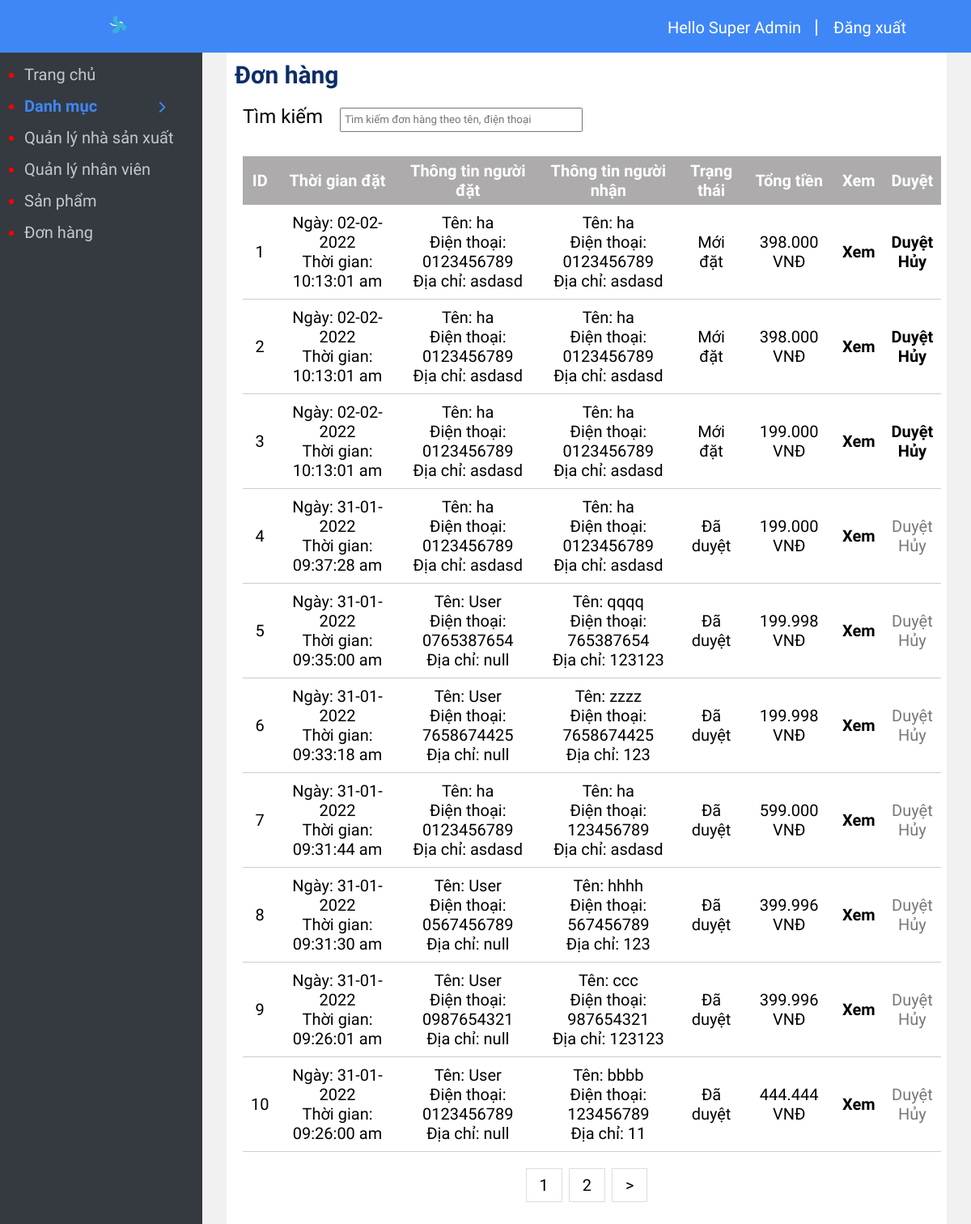
The app's page /admin/orders/index.php (signed in), older data.
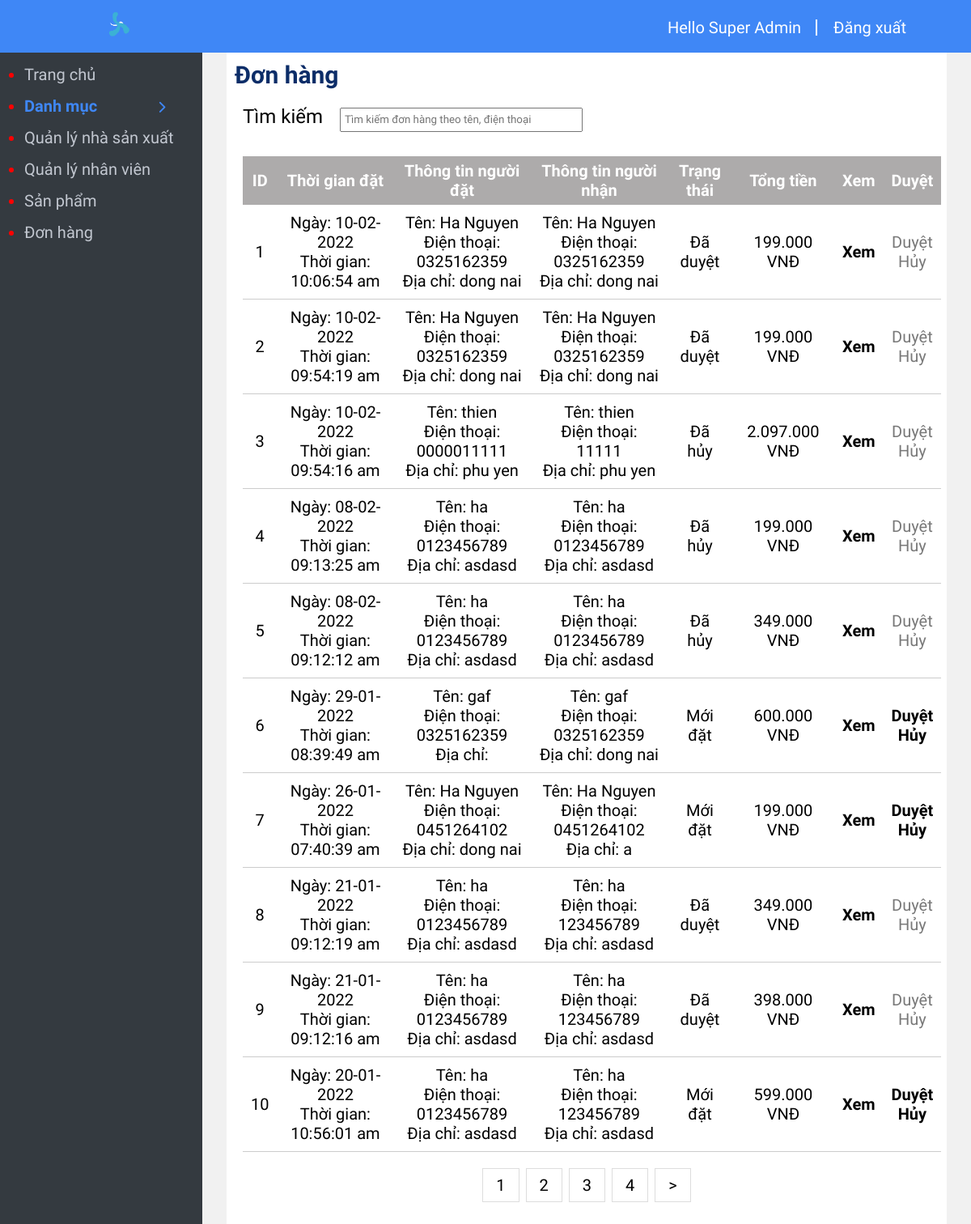
The same page, newer data.
### tables this page shows
CREATE TABLE `orders` (
  `id` int(11) NOT NULL,
  `time` timestamp NOT NULL DEFAULT CURRENT_TIMESTAMP ON UPDATE CURRENT_TIMESTAMP,
  `name_receive` varchar(50) NOT NULL,
  `phone_receive` varchar(11) NOT NULL,
  `address_receive` text NOT NULL,
  `note` text NOT NULL,
  `status` int(11) NOT NULL,
  `customer_id` int(11) NOT NULL,
  `total_price` float NOT NULL
);

CREATE TABLE `customer` (
  `id` int(11) NOT NULL,
  `name` varchar(50) NOT NULL,
  `gender` tinyint(1) DEFAULT NULL,
  `birthday` date DEFAULT NULL,
  `email` varchar(50) NOT NULL,
  `password` varchar(50) NOT NULL,
  `token` varchar(50) DEFAULT NULL,
  `phone` varchar(11) NOT NULL,
  `address` text NOT NULL
);

### admin/orders/index.php (the view, shortened to what this page needs)
<?php require'../menu_top.php'?>
<?php require '../connect.php';
$search='';
$count_orders="select count(*) from orders join customer on orders.customer_id=customer.id
where  phone like '%$search%' or name like '%$search%'
or customer.phone like '%$search%' or customer.name like '%$search%'
ORDER BY orders.time desc";
$array_orders=mysqli_query($connect,$count_orders);
$result_orders=mysqli_fetch_array($array_orders);
$number_orders=$result_orders['count(*)'];
$orders_number_in_page=10;
$page=ceil($number_orders/$orders_number_in_page);
$get_page=1;
$passed=$orders_number_in_page*($get_page-1);
$sql="select orders.*,customer.name,customer.phone,customer.address,LPAD(phone_receive, 10, '0') AS phone
from orders
join customer on orders.customer_id=customer.id
where  phone like '%$search%' or name like '%$search%'
or customer.phone like '%$search%' or customer.name like '%$search%'
ORDER BY orders.time desc
limit $orders_number_in_page offset $passed
";
$result=mysqli_query($connect,$sql);
?>
	<h2 style="padding: 10px; display: inline-block; color: #0c2d68;" >Đơn hàng</h2>
	<div style="padding: 10px 20px;">
		<form action="">
			<span style="font-size: 24px; ">Tìm kiếm</span>
		<input style="margin: 0 0 0 16px; width: 300px; height: 30px;"  type="search" name="search"
		value="<?php echo $search?>"  placeholder="Tìm kiếm đơn hàng theo tên, điện thoại">
	</form></div>
	<table>
		<tr>
			<th>ID</th>
			<th>Thời gian đặt</th>
			<th>Thông tin người đặt</th>
			<th>Thông tin người nhận</th>
			<th>Trạng thái</th>
			<th>Tổng tiền</th>
			<th>Xem</th>
			<th>Duyệt</th>
		</tr>
		<?php foreach ($result as $id => $each) { ?>
			<tr style="text-align:center;">
				<td><?php echo $id+1?></td>
				<td><?php
				$d=strtotime($each['time']);
				echo "Ngày: ". date("d-m-Y",$d) ."<br>";
				echo "Thời gian: " .date("h:i:s a",$d)
				?></td>
				<td>
					Tên: <?php echo $each['name']?>
					<br>
					Điện thoại: <?php echo $each['phone']?>
					<br>
					Địa chỉ: <?php echo $each['address']?>
				</td>
				<td>
					Tên: <?php echo $each['name_receive']?>
					<br>
					Điện thoại: <?php echo $each['phone_receive']?>
					<br>
					Địa chỉ: <?php echo $each['address_receive']?>
				</td>
				<td>
					<?php switch ($each['status']) {
						case '0':
							echo "Mới đặt";
							break;
						case '1':
							echo "Đã duyệt";
							break;
						case '2':
							echo "Đã hủy";
							break;
					} ?>
				</td>
				<td>
					<?php echo number_format($each['total_price'], 0, '', '.')?> VNĐ
				</td>
				<td>
					<a class="alter_style" href="detail.php?id=<?php echo $each['id']?>">Xem</a>
				</td>
				<?php if($each['status']==0){?>
				<td>
					<a  class="alter_style" href="update.php?id=<?php echo $each['id']?>&status=1">Duyệt</a>
					<br>
					<a class="alter_style" href="update.php?id=<?php echo $each['id']?>&status=2">Hủy</a>
				</td>
				<?php }else{  ?>
				<td>
						<span style="color:rgb(120, 120, 120);">Duyệt</span>
					<br>
						<span style="color:rgb(120, 120, 120);">Hủy</span>
				</td>
				<?php } ?>
			</tr>
		<?php } ?>
	</table>
<div class="pagination">
		<?php for($i=1;$i<=$page;$i++){ ?>
			<a href="?page=<?php echo $i?>&search=<?php echo $search?>">
				<?php echo $i?>
				</a>
		<?php } ?>
		<?php if($get_page<$page){
			$next=$get_page+1; ?>
		<a href="?page=<?php echo $next ?>&search=<?php echo $search?>">></a>
		<?php } ?>
</div>
<?php require'../menu_bottom.php'?>

Row changes from the older to the newer data that the page shows:
no longer on this page (row edited): orders: time "31-01-2022", time "09:35:00 am", customer.name "User", phone "0765387654", customer.address "null", name_receive "qqqq", phone_receive "765387654", address_receive "123123", status "Đã duyệt", total_price "199.998"
no longer on this page (row edited): orders: time "31-01-2022", time "09:33:18 am", customer.name "User", phone "7658674425", customer.address "null", name_receive "zzzz", phone_receive "7658674425", address_receive "123", status "Đã duyệt", total_price "199.998"
no longer on this page (row edited): orders: time "31-01-2022", time "09:31:30 am", customer.name "User", phone "0567456789", customer.address "null", name_receive "hhhh", phone_receive "567456789", address_receive "123", status "Đã duyệt", total_price "399.996"
no longer on this page (row edited): orders: time "31-01-2022", time "09:26:01 am", customer.name "User", phone "0987654321", customer.address "null", name_receive "ccc", phone_receive "987654321", address_receive "123123", status "Đã duyệt", total_price "399.996"
no longer on this page (row edited): orders: time "31-01-2022", time "09:26:00 am", customer.name "User", phone "0123456789", customer.address "null", name_receive "bbbb", phone_receive "123456789", address_receive "11", status "Đã duyệt", total_price "444.444"
added orders: time "10-02-2022", time "10:06:54 am", customer.name "Ha Nguyen", phone "0325162359", customer.address "dong nai", name_receive "Ha Nguyen", phone_receive "0325162359", address_receive "dong nai", status "Đã duyệt", total_price "199.000"
changed orders (number 2 of 10 on the later page): time "02-02-2022" → "10-02-2022"; time "10:13:01 am" → "09:54:19 am"; customer.name "ha" → "Ha Nguyen"; phone "0123456789" → "0325162359"; customer.address "asdasd" → "dong nai"; name_receive "ha" → "Ha Nguyen"; phone_receive "0123456789" → "0325162359"; address_receive "asdasd" → "dong nai"; total_price "398.000" → "199.000"; status "Mới đặt" → "Đã duyệt"
added orders: time "10-02-2022", time "09:54:16 am", customer.name "thien", phone "0000011111", customer.address "phu yen", name_receive "thien", phone_receive "11111", address_receive "phu yen", status "Đã hủy", total_price "2.097.000"
added orders: time "08-02-2022", time "09:13:25 am", customer.name "ha", phone "0123456789", customer.address "asdasd", name_receive "ha", phone_receive "0123456789", address_receive "asdasd", status "Đã hủy", total_price "199.000"
changed orders (number 5 of 10 on the later page): time "02-02-2022" → "08-02-2022"; time "10:13:01 am" → "09:12:12 am"; total_price "199.000" → "349.000"; status "Mới đặt" → "Đã hủy"
changed orders: time "02-02-2022" → "29-01-2022"; time "10:13:01 am" → "08:39:49 am"; customer.name "ha" → "gaf"; phone "0123456789" → "0325162359"; name_receive "ha" → "gaf"; phone_receive "0123456789" → "0325162359"; address_receive "asdasd" → "dong nai"; total_price "398.000" → "600.000"; customer.address "asdasd" → (not shown); moves down the list
changed orders (number 7 of 10 on the later page): time "31-01-2022" → "26-01-2022"; time "09:37:28 am" → "07:40:39 am"; customer.name "ha" → "Ha Nguyen"; phone "0123456789" → "0451264102"; customer.address "asdasd" → "dong nai"; name_receive "ha" → "Ha Nguyen"; phone_receive "0123456789" → "0451264102"; address_receive "asdasd" → "a"; status "Đã duyệt" → "Mới đặt"
now on this page (row unchanged): orders: time "21-01-2022", time "09:12:19 am", customer.name "ha", phone "0123456789", customer.address "asdasd", name_receive "ha", phone_receive "123456789", address_receive "asdasd", status "Đã duyệt", total_price "349.000"
now on this page (row unchanged): orders: time "21-01-2022", time "09:12:16 am", customer.name "ha", phone "0123456789", customer.address "asdasd", name_receive "ha", phone_receive "123456789", address_receive "asdasd", status "Đã duyệt", total_price "398.000"
changed orders (number 10 of 10 on the later page): time "31-01-2022" → "20-01-2022"; time "09:31:44 am" → "10:56:01 am"; status "Đã duyệt" → "Mới đặt"
Text that changed along with them:
new list line: "3"
new list line: "4"
